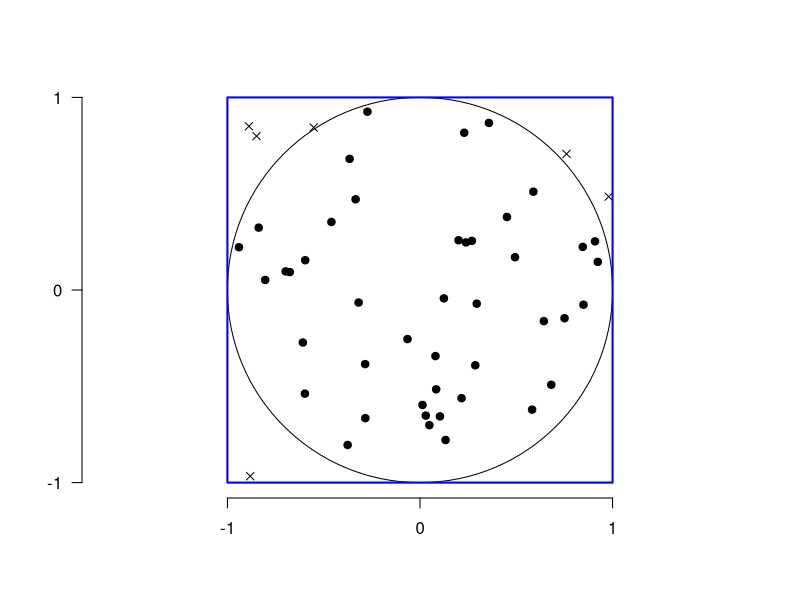
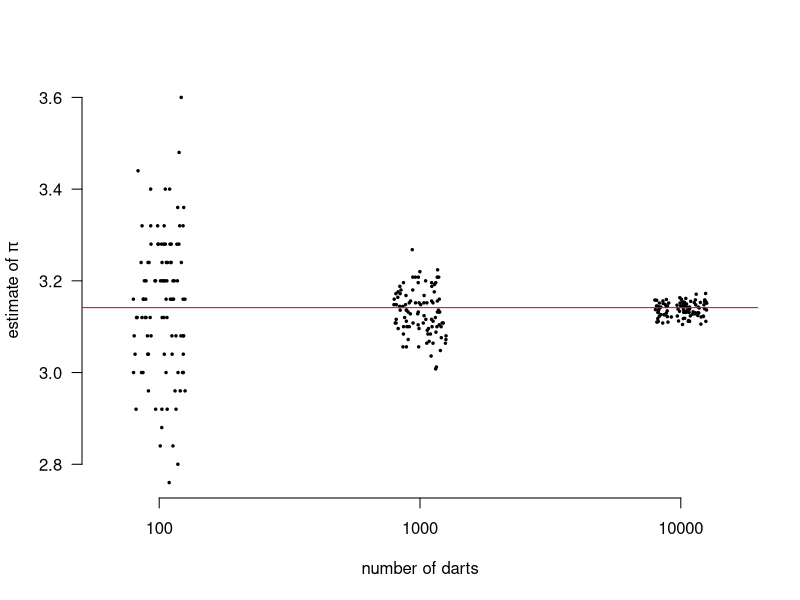

Write the R code that produced these figures, in order.
## ---- chunk 1
require(knitr)
require(xtable)
opts_chunk$set(cache=FALSE)      # $ (dollar needed by Emacs.)
## ---- chunk 2
r <- 1
n <- 50
par(las=1)
plot(NA, xlim=c(-r,r), ylim=c(-r,r), asp=1, bty='n',
     xaxt='n', yaxt='n', xlab='', ylab='')
axis(1, at=c(-r,0,r)); axis(2, at=c(-r,0,r))
symbols(x=0, y=0, circles=r, inch=F, add=T)
x <- runif(n, -r, r);  y <- runif(n, -r, r)
inside <- (x^2 + y^2) < r^2
d <- sum(inside)
points(x, y, pch=ifelse(inside, 19, 4))
rect(-r, -r, r, r, border='blue', lwd=2)
## ---- chunk 3
estimate.pi <- function(n=1000) {
  ## Return an estimate of PI using dartboard 
  ## method with N trials.
  r <- 1 ## radius of dartboard
  x <- runif(n, min=-r, max=r)
  y <- runif(n, min=-r, max=r)
  l <- sqrt(x^2 + y^2)
  d <- sum(l<r)
  4*d/n
}
## ---- chunk 4
replicate(9, estimate.pi())
## ---- chunk 5
ns <- 10^c(2,3,4)
res <- lapply(ns, function(n) replicate(99, estimate.pi(n)))
par(las=1, bty='n')
stripchart(res, method="jitter", group.names=ns, 
           xlab="number of darts",
           ylab=expression(paste('estimate of ', pi)),
           vert=TRUE, pch=20, cex=0.5)
abline(h=pi, col='red')
## ---- chunk 6
df = data.frame(name=c("joe", "ann", "bob"),
  age=c(19, 24, 27),
  height=c(1.8, 1.75, 1.7))
df
## ---- chunk 7
kable(df, booktabs=TRUE, caption="Example output from xtable")
